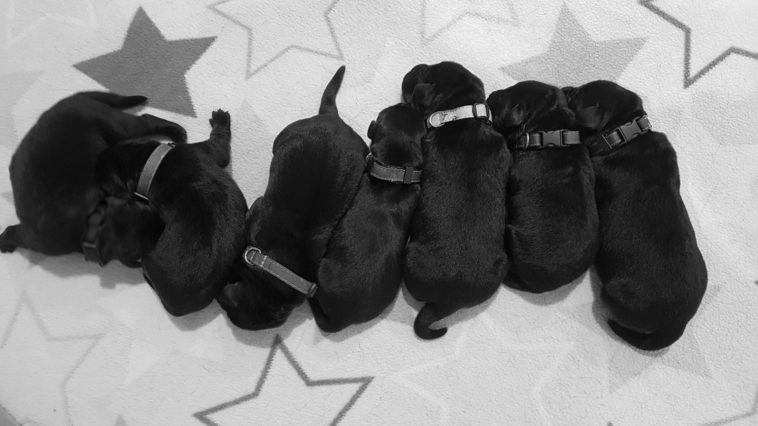
#> input picture TemplateMatch_WatershedSegmentation/puppies.png, 758 x 426 px
$ python CompVisHw2_2.py
#> lines starting #> are read from the running program, lines starting #| are printed output that depends on the picture; after the words box and inside, x2 and y2 are one past the last pixel; in counts of white or black regions, pixels touching at a corner belong together
# CompVisHw2_2.py - Setting up puppies for watershed seperation
# Created on 10/21/19
# @author: Richard Ngo

import cv2
import numpy as np

img = cv2.imread('puppies.png',0)
#> img is the input picture: shape (426, 758); min 0, max 243, mean 131.1

#set bright boundaries to backround
ret,backround = cv2.threshold(img,105,255,cv2.THRESH_TOZERO_INV)#70, 105
#set dark boundaries between dogs to backround
ret,backround = cv2.threshold(backround,9,255,cv2.THRESH_BINARY)#9, 10
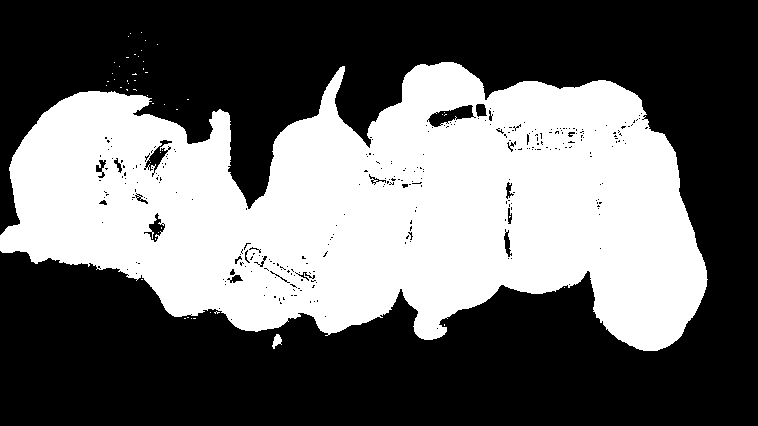
#> backround: shape (426, 758); 40.9% white; 51 white regions (49 under 20 px), largest, box (x1, y1, x2, y2) and area: (0, 62, 708, 351) 131892, (272, 334, 282, 349) 85

#cv2.imshow('backround', backround)

distIm = cv2.distanceTransform(backround,cv2.DIST_L2,5)

dst = np.zeros(shape=(len(distIm),len(distIm[0])))
#> dst: shape (426, 758) float64; every value is 0

#cv2.imshow('distanceT', np.uint8(cv2.normalize(distIm,dst,0,255,cv2.NORM_MINMAX)))

cv2.imshow('distance transform', cv2.equalizeHist(np.uint8(cv2.normalize(distIm,dst,0,255,cv2.NORM_MINMAX))))

ret, foreground = cv2.threshold(distIm,0.55*distIm.max(),255,0)
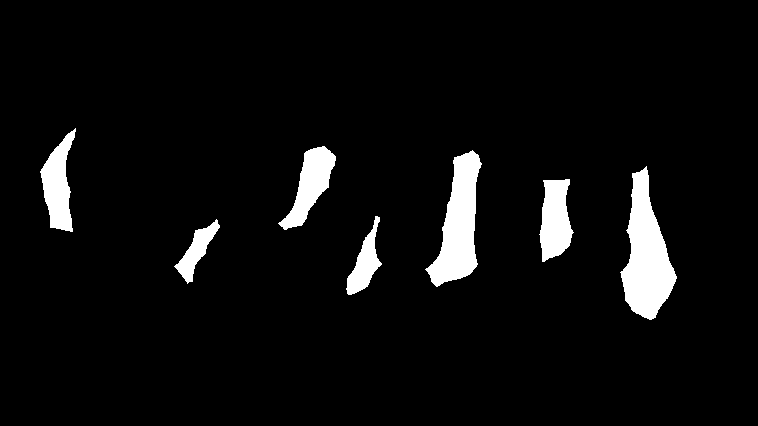
#> foreground: shape (426, 758) float32; 5.3% white; 7 white regions, largest, box (x1, y1, x2, y2) and area: (620, 166, 677, 320) 4741, (425, 150, 482, 287) 3978, (278, 146, 336, 230) 2055
#> ret = 30.99
#cv2.imshow('foreground', foreground)

foreground = np.uint8(foreground)
backround = np.uint8(backround)


#code based on opencv watershed tutorial from here on out
#https://docs.opencv.org/master/d3/db4/tutorial_py_watershed.html

#to be flooded
unknown = cv2.subtract(backround,foreground)
#> unknown: shape (426, 758); 35.6% white; 51 white regions (49 under 20 px), largest, box (x1, y1, x2, y2) and area: (0, 62, 708, 351) 114874, (272, 334, 282, 349) 85

#cv2.imshow('unknown', unknown)

#markers
ret, markers = cv2.connectedComponents(foreground)
#> markers: shape (426, 758) int32; 8 distinct labels, from 0 to 7
#> ret = 8

# make backround the shallowest segment
markers = markers+1
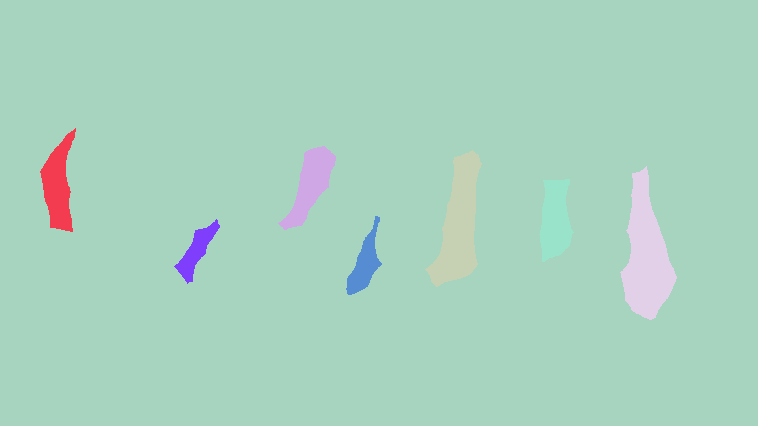
#> markers: shape (426, 758) int32; 8 distinct labels, from 1 to 8; one colour per label, 0 black

# set up region to be flooded
markers[unknown==255] = 0
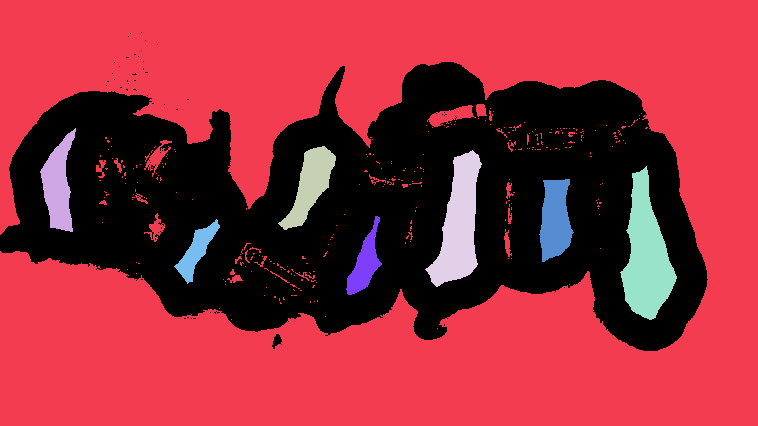
#> markers: shape (426, 758) int32; 9 distinct labels, from 0 to 8; one colour per label, 0 black

#cv2.imshow('markers', np.uint8(np.uint8(cv2.normalize(markers,dst,0,255,cv2.NORM_MINMAX))))

img = cv2.imread('puppies.png')
cv2.imshow('Original Image', img)
#blur image for more effective segmentation
imgGB = cv2.GaussianBlur(img,(5,5),5)#9,9,1  5,5,5  11,11,3  11,11,1

markers = cv2.watershed(imgGB,markers)
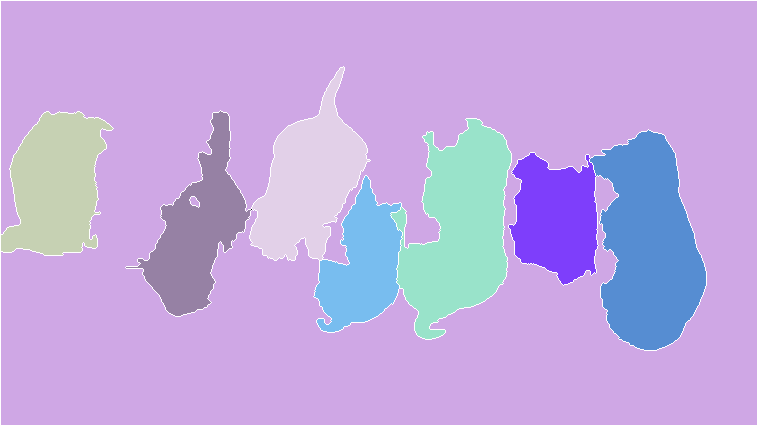
#> markers: shape (426, 758) int32; 10 distinct labels, from -1 to 8; one colour per label, 0 black, -1 white

"""
#layered watershed?
test = markers
unknownT = unknown

unknownT[test > 1] = 0
test[unknownT==255] = 0
test[test == -1] = 0

#test[unknown==255] = 0
#test[unknown<255] = 1
#unknownT = unknown
#test[markers == -1] = 0
#test[markers <= 1] = 0
#unknownT[test == 255] = 0
#test[unknownT==255] = 0

#ret, test = cv2.connectedComponents(test)

#test = cv2.watershed(imgGB,test)
#test = np.uint8(cv2.normalize(test,dst,0,255,cv2.NORM_MINMAX))

test = cv2.watershed(imgGB,test)


test = np.uint8(cv2.normalize(test,dst,0,255,cv2.NORM_MINMAX))
cv2.imshow('test', test)
"""

img[markers == -1] = [255,0,0]
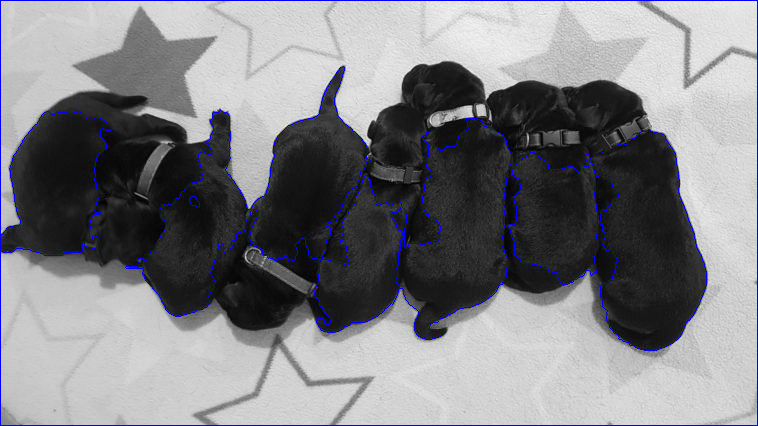
#> img: shape (426, 758, 3); 1.86% of pixels changed, all inside (x1, y1, x2, y2) = (0, 0, 758, 426)


cv2.imshow('Final Segmentations', np.uint8(cv2.normalize(markers,dst,0,255,cv2.NORM_MINMAX)))
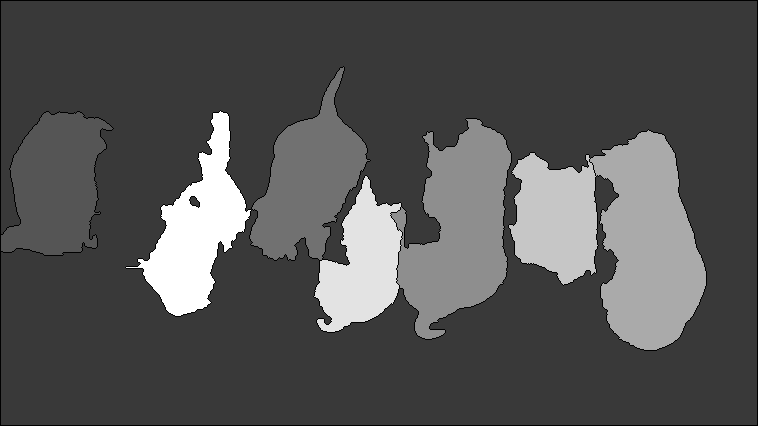
#> window 'Final Segmentations': shape (426, 758); min 0, max 255, mean 82.8
cv2.imshow('Final Segmented Image', img)

print('number of segments found excluding backround',np.amax(markers)-1)
#| number of segments found excluding backround 7

cv2.waitKey(0)
cv2.destroyAllWindows()
